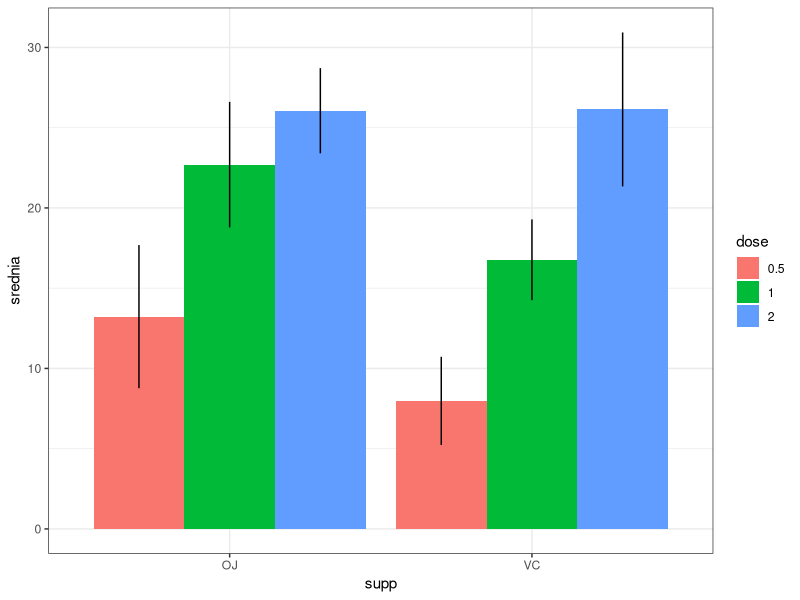
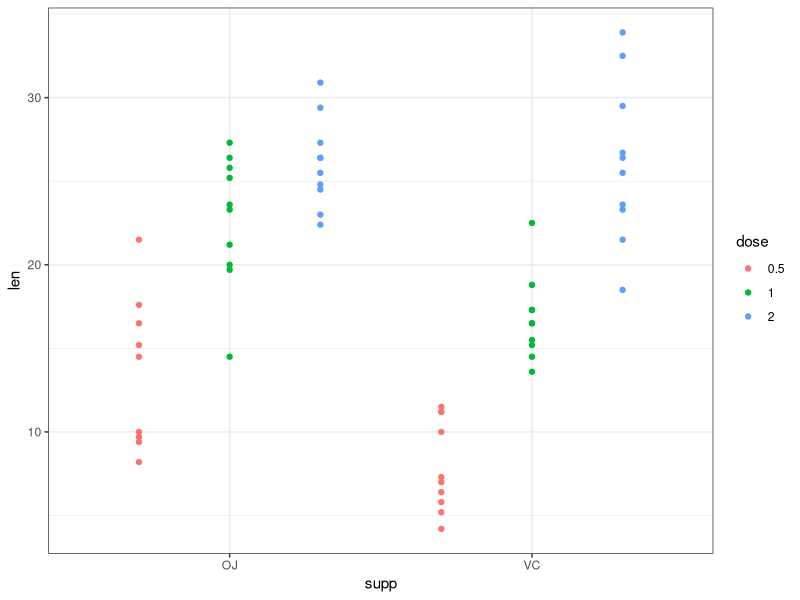
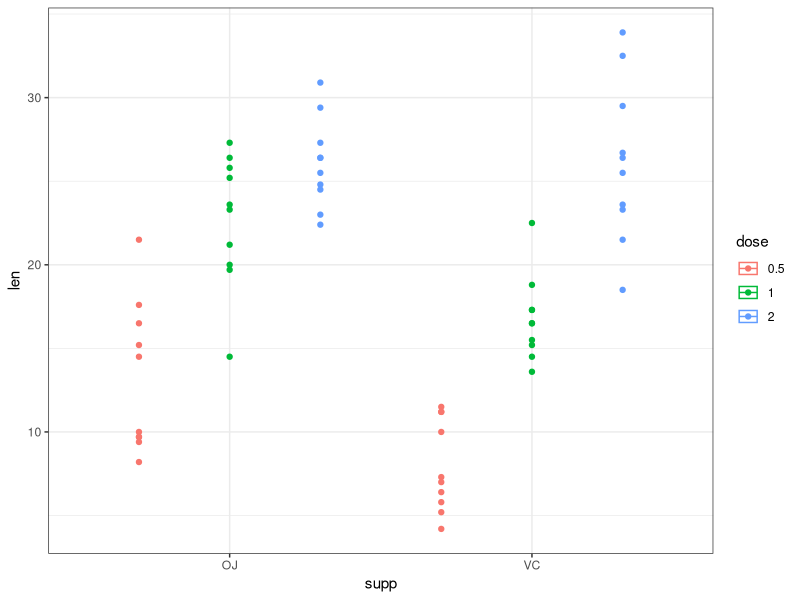

These charts were generated, in order, by the following R code:
## ---- chunk 1
# wczytanie danych
data_tooth <- read.table('data/tooth.txt')
head(data_tooth)

# obliczenie średniej długości zęba w zależności od suplementu i dawki
# pakiet dplyr umożliwia łatwe manipulacje danymi tabelarycznymi
# możesz też średnią i odchylenie obliczyć np. w Excel i do R wczytać gotowe dane
library(dplyr)
# najpierw podział na grupy
data_tooth <- group_by(data_tooth, supp, dose)
# Obliczenie średniej i odchylenia standardowego
data_tooth_summary <- summarise(data_tooth, srednia = mean(len),
                                odchylenie = sd(len))
# wynik
data_tooth_summary

# zmiana typu zmiennej dose na tekstowy
data_tooth_summary$dose <- as.character(data_tooth_summary$dose)

library(ggplot2)

# wykres słupkowy
ggplot(data_tooth_summary, aes(x = supp, y = srednia, fill = dose))+
  geom_col(position = 'dodge')+ # wykres słupkowy
  geom_linerange(aes(ymin = srednia - odchylenie, ymax = srednia + odchylenie), # słupki błędu
                 position = position_dodge(width = 0.9))+ # position żeby pasowały do słupków
  theme_bw() # białe tło
## ---- chunk 2
# zmiana typu zmiennej dose na tekstowy
data_tooth$dose <- as.character(data_tooth$dose)

ggplot(data_tooth, aes(x = supp, y = len, color = dose, group = dose))+
  geom_point(position = position_dodge(width = 0.9))+
  theme_bw()+
  stat_summary(fun.data = 'mean_cl_normal', # przedział ufności
               geom = 'pointrange', # co narysować
               position = position_dodge(width = 0.9), # odpowiednia pozycja
               color = 'black') # czarny kolor

# albo

ggplot(data_tooth, aes(x = supp, y = len, color = dose, group = dose))+
  geom_point(position = position_dodge(width = 0.9))+
  theme_bw()+
  stat_summary(fun.data = 'mean_cl_normal', geom = 'crossbar', # przedział ufności
               position = position_dodge(width = 0.9)) 

